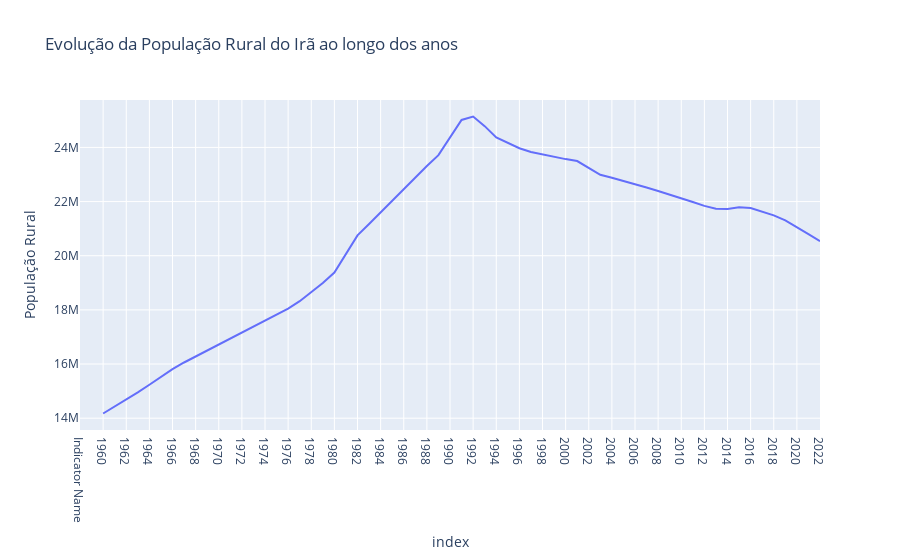

The cell this chart's notebook holds for it:
### Code cell
#Agora vamos fazer um grafico com a evolução da população rural do Irã ao longo dos anos
grafico_evoluçao_pop_rural=px.line(evoluçao_pop_rural, x=evoluçao_pop_rural.index, y='População Rural', title='Evolução da População Rural do Irã ao longo dos anos')
grafico_evoluçao_pop_rural.show()

### Figure 1 — Plotly figure (JSON) as saved in the notebook; plotly's stock layout.template omitted (floating-point values rounded to 4 significant figures)
{"data": [{"hovertemplate": "index=%{x}<br>População Rural=%{y}<extra></extra>", "legendgroup": "", "line": {"color": "#636efa", "dash": "solid"}, "marker": {"symbol": "circle"}, "mode": "lines", "name": "", "orientation": "v", "showlegend": false, "type": "scatter", "x": ["Indicator Name", "Indicator Code", "1960", "1961", "1962", "1963", "1964", "1965", "1966", "1967", "1968", "1969", "1970", "1971", "1972", "1973", "1974", "1975", "1976", "1977", "1978", "1979", "1980", "1981", "1982", "1983", "1984", "1985", "1986", "1987", "1988", "1989", "1990", "1991", "1992", "1993", "1994", "1995", "1996", "1997", "1998", "1999", "2000", "2001", "2002", "2003", "2004", "2005", "2006", "2007", "2008", "2009", "2010", "2011", "2012", "2013", "2014", "2015", "2016", "2017", "2018", "2019", "2020", "2021", "2022"], "xaxis": "x", "y": ["Rural population", "SP.RUR.TOTL", 14173292, 14423674, 14681754, 14951411, 15233480, 15523453, 15810183, 16057109, 16276489, 16497475, 16725013, 16946535, 17159382, 17374648, 17596128, 17825895, 18048791, 18320624, 18641117, 18992787, 19378590, 20062459, 20750640, 21170417, 21601854, 22028394, 22435034, 22886703, 23316413, 23714192, 24365078, 25014367, 25142268, 24787150, 24366211, 24174448, 23969777, 23834449, 23742187, 23650626, 23568449, 23497551, 23249400, 22987716, 22880823, 22768637, 22637894, 22517374, 22392904, 22263360, 22140316, 21986776, 21840291, 21737046, 21725586, 21790716, 21759588, 21638370, 21491720, 21302584, 21059632, 20798288, 20537534], "yaxis": "y"}], "layout": {"legend": {"tracegroupgap": 0}, "title": {"text": "Evolução da População Rural do Irã ao longo dos anos"}, "xaxis": {"anchor": "y", "domain": [0, 1], "title": {"text": "index"}}, "yaxis": {"anchor": "x", "domain": [0, 1], "title": {"text": "População Rural"}}}}
